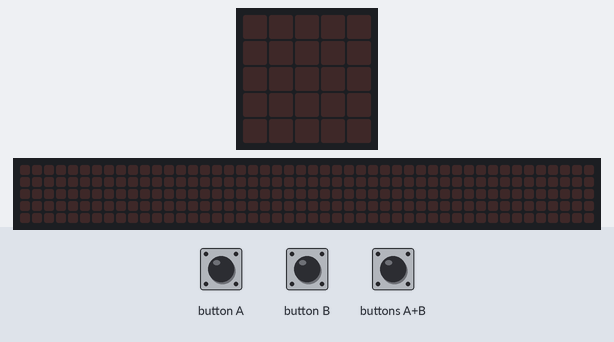
Simulated run of this program. Board: BBC micro:bit (MakeCode). Parts: the board's 5×5 LED display, a strip that is not on the board, showing the scrolling text unrolled. Inputs (shaded band) come from the test bench. The 48×5 strip is a reading aid, not a part: it shows the text the display is scrolling, unrolled, one strip-width of it at a time.

Above: at 1.2 s.
1.3 s: button A pressed for 0.15 s
At 1.9 s:
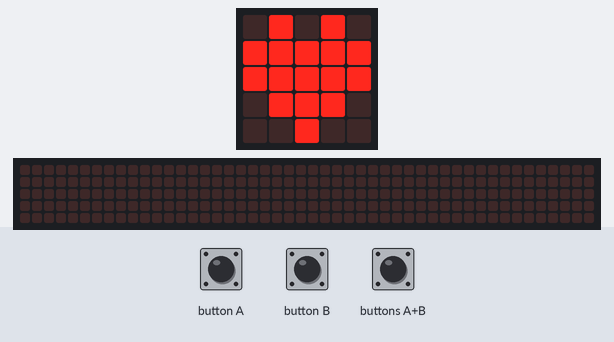
At 6.32 s:
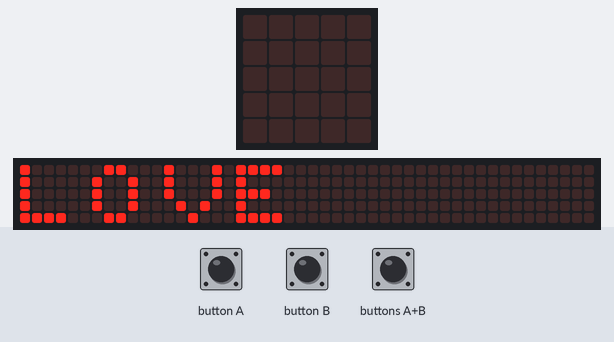

Measured:
- after the input at 1.3 s, the display: changes after 0.15 s (image 1)
- what the display in image 1 shows lasts 0.6 s, from 1.5 s to 2.1 s
- what the display in image 2 shows lasts 0.5 s, from 6.1 s to 6.6 s

The program:

main.ts
```typescript
input.onButtonPressed(Button.A, function () {
    for (let index = 0; index < 4; index++) {
        basic.showIcon(IconNames.Heart)
        basic.clearScreen()
        basic.showString("LOVE")
    }
})
input.onGesture(Gesture.Shake, function () {
    basic.showString("shake")
})
input.onButtonPressed(Button.AB, function () {

})
input.onButtonPressed(Button.B, function () {
    basic.showLeds(`
        # # # # #
        # # # # #
        # # # # #
        # # # # #
        # # # # #
        `)
})
```

test.ts
```typescript
// 테스트는 여기로 이동합니다; 이 패키지가 확장으로 사용될 때 컴파일되지 않을 것 입니다.
```
